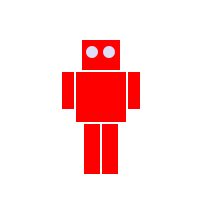
Frame 1 (no input)
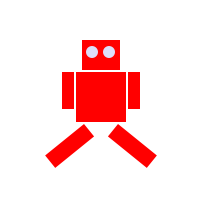
Frame 60 (the mouse pressed at the canvas centre just before this capture)
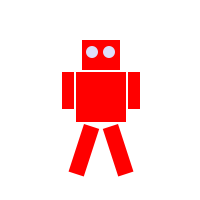
Frame 120 (the mouse held since frame 60 and released just before this capture)

The Processing sketch that drew these frames (run headless with seeded random() and noise(); from frame 60 on, the mouse is pressed at the canvas centre):

// Processing sketch: robot_bergerak
// ── robot_bergerak.pde
int armAngle = 0;
int angleChange = 3;
final int ANGLE_LIMIT = 60;


void setup()
{
  size(200, 200);
}

void draw()
{
  background(255);
  pushMatrix();
  translate(width/2 - 38, height/2 - 60);
  drawRobot();
  armAngle += angleChange;

  if (armAngle > ANGLE_LIMIT || armAngle < 0)
  {
    angleChange = -angleChange;
    armAngle += angleChange;
  }
  popMatrix();
}

void drawRobot()
{
  noStroke();
  fill(255, 0, 0);
  rect(20, 0, 38, 30); // head
  rect(14, 32, 50, 50); // body

  rect(0, 32, 12, 37); // left arm
  rect(66, 32, 12, 37); // right arm
  
  pushMatrix();
  translate(22, 84);
  rotate(radians(armAngle));
  rect(0, 0, 16, 50); // left leg
  popMatrix();
  
  pushMatrix();
  translate(40 + 16, 84);
  rotate(radians(-armAngle));
  rect(-16, 0, 16, 50); // right leg
  popMatrix();

  fill(222, 222, 249);
  ellipse(30, 12, 12, 12); // left eye
  ellipse(47, 12, 12, 12); // right eye
}
